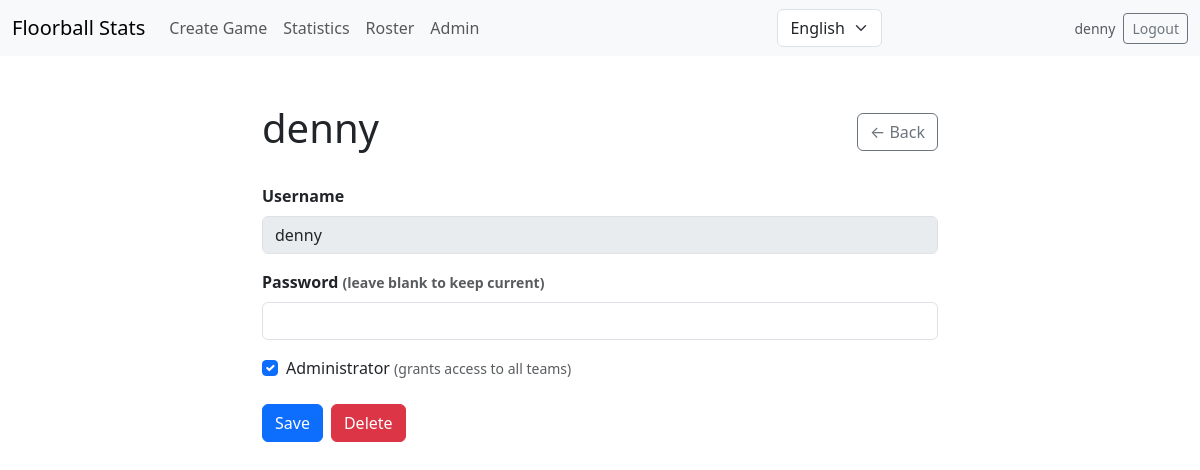
/admin/users/1 (signed in), run on the app's committed database.
### models/auth_models.py (models this page shows, shortened)
class User(db.Model):
    __tablename__ = 'users'
    id = db.Column(db.Integer, primary_key=True)
    username = db.Column(db.Text, unique=True, nullable=False)
    password_hash = db.Column(db.Text, nullable=False)
    is_admin = db.Column(db.Integer, default=0, nullable=False)  # 0/1
    created_at = db.Column(db.Text, nullable=False,
                           default=lambda: datetime.now(timezone.utc).isoformat())
    permissions = db.relationship('TeamPermission', backref='user',
                                  cascade='all, delete-orphan', lazy=True)

### routes/admin_routes.py (the view, shortened to what this page needs)
@admin_bp.route('/users/<int:user_id>', methods=['GET', 'POST'])
def edit_user(user_id):
    guard = _require_admin()
    if guard:
        return guard
    user = db.session.get(User, user_id)
    if not user:
        flash('User not found.', 'danger')
        return redirect(url_for('admin.index'))
    return render_template('admin/user_form.html', user=user, categories=_roster_categories())

### models/roster.py (called while the page is built)
def get_all_categories_with_rosters(season=None):
    try:
        q = db.session.query(RosterPlayer.category).distinct()
        if season and season.strip():
            q = q.filter(RosterPlayer.season == season)
        rows = q.all()
        return sorted({r[0] for r in rows if r[0]})
    except Exception:
        logger.exception("get_all_categories_with_rosters failed")
        return []

### routes/admin_routes.py (called while the page is built)
def _roster_categories() -> list[str]:
    from config import CATEGORIES as _fallback
    cats = get_all_categories_with_rosters()
    return cats if cats else _fallback

def _require_admin():
    if not session.get('authenticated'):
        return redirect(url_for('game.index'))
    if session.get('is_admin_session'):
        return None
    user_id = session.get('user_id')
    if user_id:
        user = db.session.get(User, user_id)
        if user and user.is_admin:
            return None
    return redirect(url_for('game.index'))

### templates/admin/user_form.html (shortened to what this page needs)
{% extends 'base.html' %}
{% block content %}
<div class="container py-4" style="max-width: 700px;">
    <div class="d-flex justify-content-between align-items-center mb-4">
        <h1>{{ g.t.get('new_user', 'New User') if not user else user.username }}</h1>
        <a href="{{ url_for('admin.index') }}" class="btn btn-outline-secondary">← Back</a>
    </div>
    <form method="POST">
        <div class="mb-3">
            <label class="form-label fw-bold">{{ g.t.get('username', 'Username') }}</label>
            {% if user %}
            <input type="text" class="form-control" value="{{ user.username }}" disabled>
            {% else %}
            <input type="text" name="username" class="form-control" required>
            {% endif %}
        </div>
        <div class="mb-3">
            <label class="form-label fw-bold">{{ g.t.get('password', 'Password') }}
                {% if user %}<small class="text-muted">(leave blank to keep current)</small>{% endif %}
            </label>
            <input type="password" name="password" class="form-control"
                   {% if not user %}required{% endif %} autocomplete="new-password">
        </div>
        <div class="mb-4">
            <div class="form-check">
                <input class="form-check-input" type="checkbox" name="is_admin" value="1" id="isAdminCheck"
                       {% if user and user.is_admin %}checked{% endif %}>
                <label class="form-check-label" for="isAdminCheck">
                    {{ g.t.get('is_admin', 'Administrator') }}
                    <small class="text-muted">(grants access to all teams)</small>
                </label>
            </div>
        </div>
            {% set perm_map = {} %}
            {% if user %}
                {% for p in user.permissions %}{% set _ = perm_map.update({p.category: p.role}) %}{% endfor %}
            {% endif %}
        <div class="d-flex gap-2">
            <button type="submit" name="_action" value="save" class="btn btn-primary">
                {{ g.t.get('save', 'Save') }}
            </button>
            {% if user %}
            <button type="submit" name="_action" value="delete" class="btn btn-danger"
                    onclick="return confirm('Delete user {{ user.username }}?')">
                {{ g.t.get('delete', 'Delete') }}
            </button>
            {% endif %}
        </div>
    </form>
</div>
{% endblock %}

### templates/base.html (shortened to what this page needs)
<!DOCTYPE html>
<html lang="{{ g.get('lang', 'en') if g is defined else 'en' }}">
<head>
    <link rel="stylesheet" href="https://cdn.jsdelivr.net/npm/bootstrap@5.3.0/dist/css/bootstrap.min.css">
</head>
<body>
    <nav class="navbar navbar-expand-lg navbar-light bg-light mb-4" aria-label="Main navigation">
        <div class="container-fluid">
            <a class="navbar-brand" href="/">{{ g.t['brand'] }}</a>
            <div class="collapse navbar-collapse" id="navbarNav">
                <ul class="navbar-nav me-auto mb-2 mb-lg-0">
                    <li class="nav-item"><a class="nav-link" href="/create_game">{{ g.t['create_game'] }}</a></li>
                    <li class="nav-item"><a class="nav-link" href="/stats">{{ g.t['stats'] }}</a></li>
                    <li class="nav-item"><a class="nav-link" href="/roster">{{ g.t['roster'] }}</a></li>
                    {% if g.is_admin_session or (g.current_user and g.current_user.is_admin) %}
                    <li class="nav-item"><a class="nav-link" href="/admin/">{{ g.t.get('admin', 'Admin') }}</a></li>
                    {% endif %}
                </ul>
                <form class="d-flex order-2 order-lg-1" method="post" action="/set_language">
                    <select name="lang" class="form-select me-2" aria-label="Change language"
                        onchange="this.form.submit()">
                        <option value="en" {% if g.get('lang', 'en' )=='en' %}selected{% endif %}>{{ g.t['lang_en'] }}
                        </option>
                    </select>
                </form>
                {% if session.get('authenticated') %}
                <div class="ms-2 order-3 d-flex align-items-center gap-2">
                    {% if g.current_user %}<span class="text-muted small d-none d-lg-inline">{{ g.current_user.username }}</span>{% endif %}
                    <a href="/logout" class="btn btn-outline-secondary btn-sm">{{ g.t.get('logout', 'Logout') }}</a>
                </div>
                {% else %}
                <div class="ms-2 order-3">
                    <a href="/login" class="btn btn-outline-primary btn-sm">{{ g.t.get('user_login', 'Login') }}</a>
                </div>
                {% endif %}
            </div>
        </div>
    </nav>
    <main tabindex="-1">
        {% block content %}{% endblock %}
    </main>
</body>
</html>

### data on the page
User: current_user.username "denny", t "denny", username "denny", is_admin "☑"

### other printed values
{{ g.t['brand'] }} "Floorball Stats"
{{ g.t['create_game'] }} "Create Game"
{{ g.t['stats'] }} "Statistics"
{{ g.t['roster'] }} "Roster"
{{ g.t.get('admin', 'Admin') }} "Admin"
{{ g.t.get('logout', 'Logout') }} "Logout"
{{ g.t.get('username', 'Username') }} "Username"
{{ g.t.get('password', 'Password') }} "Password"
{{ g.t.get('is_admin', 'Administrator') }} "Administrator"
{{ g.t.get('save', 'Save') }} "Save"
{{ g.t.get('delete', 'Delete') }} "Delete"
form field lang "English"
